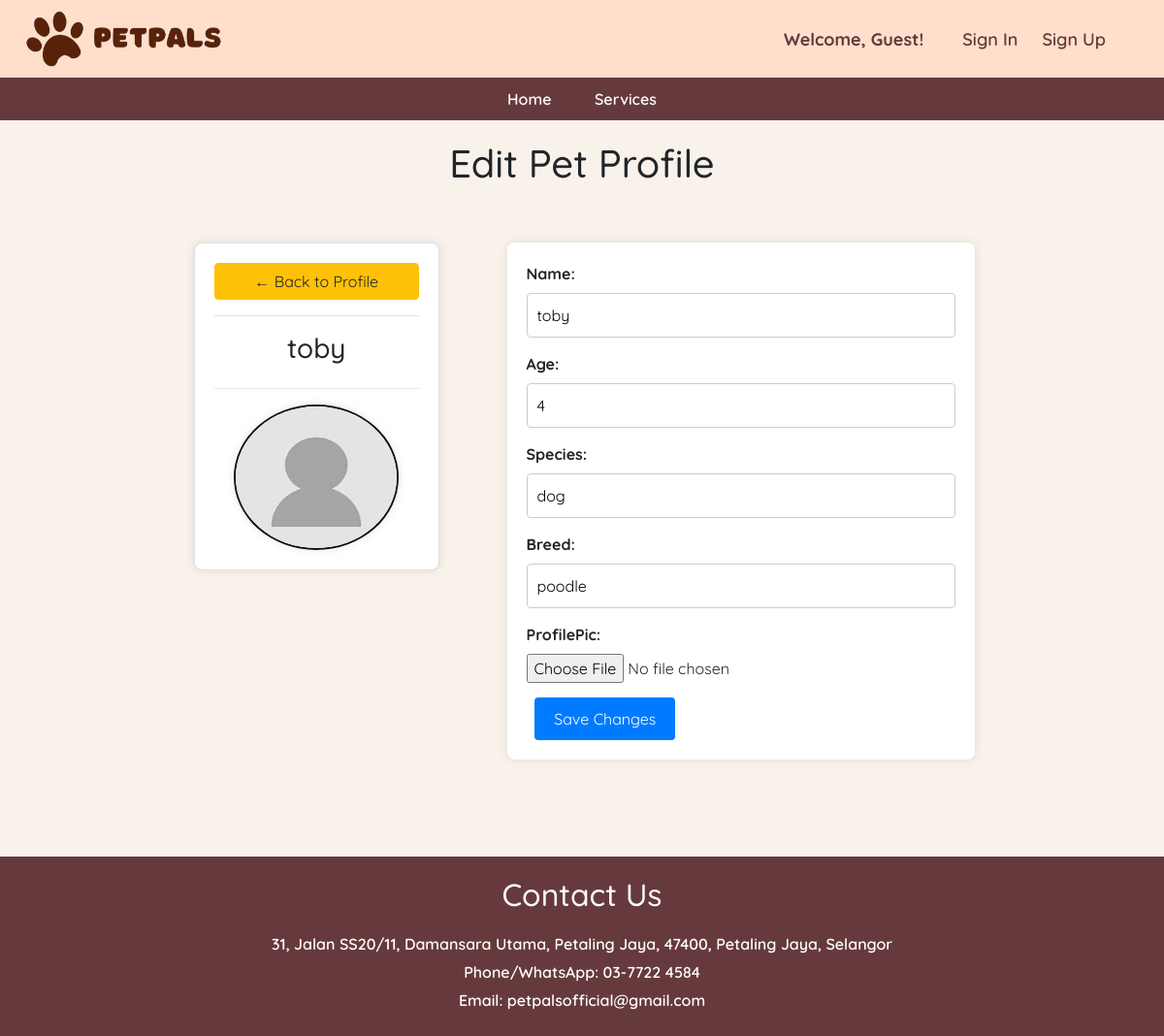
The app's page /edit_pet/7 with its own data.
### main/models.py (models this page shows, shortened)
class Pet(models.Model):
    name = models.CharField(max_length=20)
    owner = models.ForeignKey(Owner, null=True, on_delete=models.CASCADE)
    age = models.PositiveBigIntegerField()
    species = models.CharField(max_length=50)
    breed = models.CharField(max_length=50)
    profile_pic = models.ImageField(default="profile.jpg", null=True, blank=True)

### main/views.py (the view)
# urls.py: path('edit_pet/<int:pet_id>', views.edit_pet, name="edit_pet"),
def edit_pet(request, pet_id):
    pet_instance = get_object_or_404(Pet, id=pet_id)
    if request.method == 'POST':
        form = PetForm(request.POST, request.FILES, instance=pet_instance)
        if form.is_valid():
            pet = form.save(commit=False)
            pet.save()
            return redirect('edit_pet',pet_id=pet_id)
    else:
        form = PetForm(initial={
            'name': pet_instance.name,
            'owner': pet_instance.owner,
            'age': pet_instance.age,
            'species': pet_instance.species,
            'breed': pet_instance.breed,
            'profile_pic':pet_instance.profile_pic
        })
    context = {
        'form': form,
        'pet_instance': pet_instance
    }
    return render(request, 'edit_pet.html', context)

### main/forms.py
class PetForm(forms.ModelForm):
    class Meta:
        model = Pet
        fields = ['name','age','species','breed','profile_pic']

### main/templates/edit_pet.html (shortened to what this page needs)
{% extends 'base.html' %}
{% block content %}
{% load static %}
<body>
    <h1 class="ti">Edit Pet Profile</h1>
    <div class="row">
        <div class="col-md-5">
            <div class="card card-body">
                <a class="btn btn-warning" href="{% url 'petprofile' %}"> &#8592; Back to Profile</a>
                <hr>
                <h3 style="text-align: center">{{ pet_instance.name }}</h3>
                <hr>
                {% if pet_instance.profile_pic %}
                    <img class="profile_pic" src="{{ pet_instance.profile_pic.url }}" >
                {% else %}
                    <img class="profile_pic" src="{% static 'image/profile.jpg' %}" >
                {% endif %}
            </div>
        </div>
        <div class="col-md-5">
            <form method="post" enctype="multipart/form-data">
                <div class="container">
                    <div class=" form-group">
                        <label for="id_name">Name:</label>
                        <input type="text" id="id_name" name="name" value="{{ pet_instance.name }}">
                    </div>
                    <div class=" form-group">
                        <label for="id_age">Age:</label>
                        <input type="text" id="id_age" name="age" value="{{ pet_instance.age }}">
                    </div>
                    <div class=" form-group">
                        <label for="id_species">Species:</label>
                        <input type="text" id="id_species" name="species" value="{{ pet_instance.species }}">
                    </div>
                    <div class=" form-group">
                        <label for="id_breed">Breed:</label>
                        <input type="text" id="id_breed" name="breed" value="{{ pet_instance.breed }}">
                    </div>
                    <div class=" form-group">
                        <label for="id_profilepic">ProfilePic:</label>
                        <input type="file" id="id_profilepic" name="profile_pic"value="{{ pet_instance.profile_pic }}">
                    </div>
                    <div class="button-container">
                        <button type="submit">Save Changes</button>
                    </div>
                </div>
            </form>
        </div>
    </div>
</body>
</html>
{% endblock %}

### main/templates/base.html (style rules this page uses)
body { font-family: "Quicksand", sans-serif; font-optical-sizing: auto; font-weight: 600; font-style: normal; margin: 0 !important; padding: 0; background-color: #F9F2EB; display: flex; flex-direction: column; min-height: 100vh; }
.ti { margin-top: 20px; }

### main/templates/edit_pet.html (style rules this page uses)
.container { max-width: 700px; margin-top: 50px ; margin-right: 10px; margin-left: 10px; background-color: #fff; padding: 20px; border-radius: 8px; box-shadow: 0 0 10px rgba(0, 0, 0, 0.1); }
.card { max-width: 350px; border-radius: 8px; margin-left: 200px; margin-right: 30px; margin-top: 50px; padding: 20px; box-shadow: 0 0 10px rgba(0, 0, 0, 0.1); }
h1 { text-align: center; }
form { margin-top: 20px; }
form .form-group { margin-bottom: 15px; }
form label { display: block; font-weight: bold; }
form input[type="text"], form input[type="email"], #id_age { width: 100%; padding: 10px; border: 1px solid #ccc; border-radius: 4px; box-sizing: border-box; }
form button[type="submit"] { background-color: #007bff; color: #fff; padding: 10px 20px; border: none; border-radius: 4px; cursor: pointer; font-size: 16px; }
.button-container { padding-left: 2%; }
.profile_pic { width: 170px; height: 150px; border-radius: 50%; margin: 0 auto; overflow: hidden; border: 2px solid #100f0f; box-shadow: 0 0 10px rgba(0, 0, 0, 0.1); }

### records on screen
Pet: name "toby", age "4", species "dog", breed "poodle"
